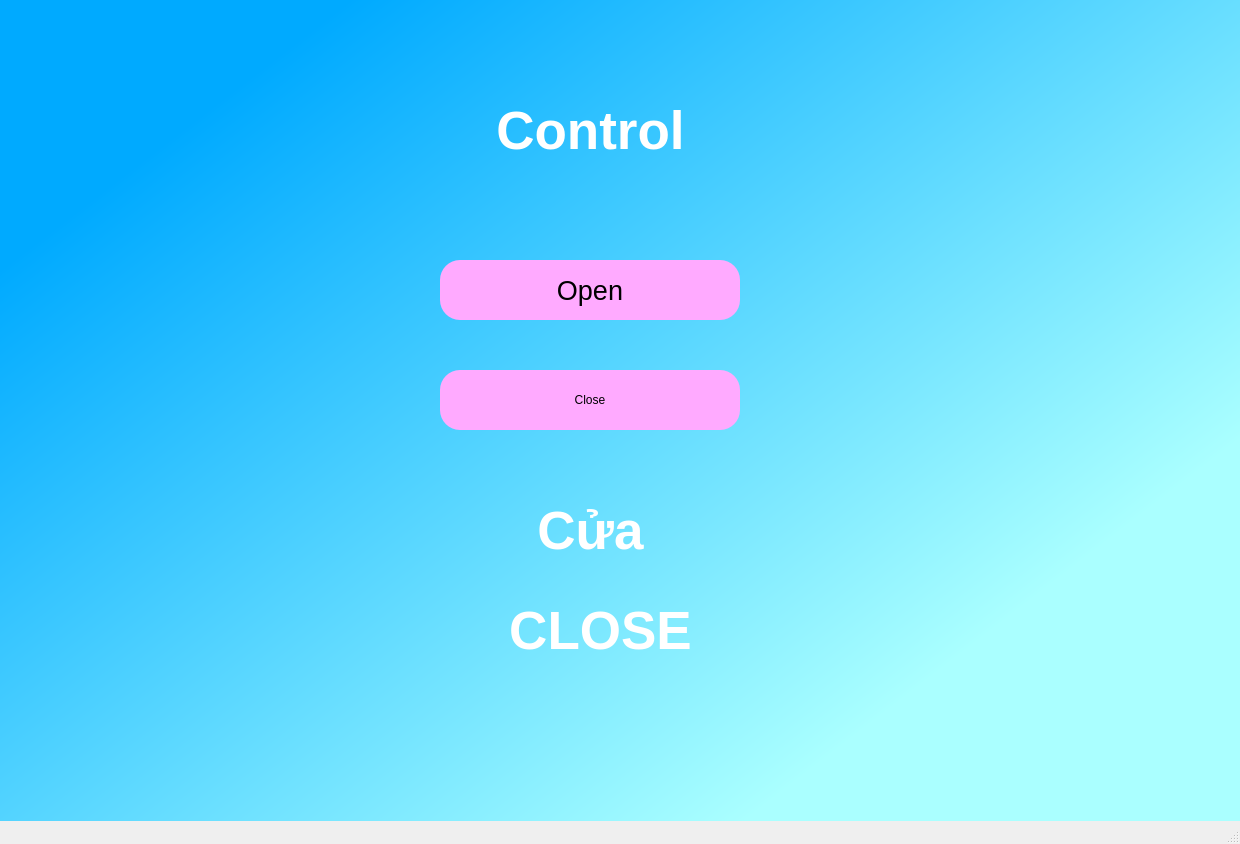
<?xml version="1.0" encoding="UTF-8"?>
<ui version="4.0">
 <class>MainWindow</class>
 <widget class="QMainWindow" name="MainWindow">
  <property name="geometry">
   <rect>
    <x>0</x>
    <y>0</y>
    <width>1240</width>
    <height>844</height>
   </rect>
  </property>
  <property name="windowTitle">
   <string>MainWindow</string>
  </property>
  <widget class="QWidget" name="centralwidget">
   <widget class="QWidget" name="bg_widget" native="true">
    <property name="geometry">
     <rect>
      <x>-20</x>
      <y>0</y>
      <width>1261</width>
      <height>821</height>
     </rect>
    </property>
    <property name="styleSheet">
     <string notr="true">QWidget#bg_widget{
background-color: qlineargradient(spread:pad, x1:0.117412, y1:0.207, x2:0.794137, y2:0.777, stop:0 rgba(0, 170, 255, 255), stop:1 rgba(170, 255, 255, 255));}</string>
    </property>
    <widget class="QLabel" name="control_label">
     <property name="geometry">
      <rect>
       <x>430</x>
       <y>100</y>
       <width>361</width>
       <height>61</height>
      </rect>
     </property>
     <property name="font">
      <font>
       <pointsize>40</pointsize>
       <weight>75</weight>
       <bold>true</bold>
      </font>
     </property>
     <property name="styleSheet">
      <string notr="true">color: rgb(255, 255, 255);</string>
     </property>
     <property name="text">
      <string>Control</string>
     </property>
     <property name="alignment">
      <set>Qt::AlignCenter</set>
     </property>
    </widget>
    <widget class="QPushButton" name="open_btn">
     <property name="geometry">
      <rect>
       <x>460</x>
       <y>260</y>
       <width>300</width>
       <height>60</height>
      </rect>
     </property>
     <property name="font">
      <font>
       <pointsize>20</pointsize>
      </font>
     </property>
     <property name="styleSheet">
      <string notr="true">border-radius:20px;
background-color: rgb(255, 170, 255);</string>
     </property>
     <property name="text">
      <string>Open</string>
     </property>
     <property name="flat">
      <bool>false</bool>
     </property>
    </widget>
    <widget class="QPushButton" name="close_btn">
     <property name="geometry">
      <rect>
       <x>460</x>
       <y>370</y>
       <width>300</width>
       <height>60</height>
      </rect>
     </property>
     <property name="styleSheet">
      <string notr="true">border-radius:20px;
font: 20pt &quot;MS Shell Dlg 2&quot;;
background-color: rgb(255, 170, 255);</string>
     </property>
     <property name="text">
      <string>Close</string>
     </property>
    </widget>
    <widget class="QLabel" name="door_label">
     <property name="geometry">
      <rect>
       <x>430</x>
       <y>500</y>
       <width>361</width>
       <height>61</height>
      </rect>
     </property>
     <property name="font">
      <font>
       <pointsize>40</pointsize>
       <weight>75</weight>
       <bold>true</bold>
      </font>
     </property>
     <property name="styleSheet">
      <string notr="true">color: rgb(255, 255, 255);</string>
     </property>
     <property name="text">
      <string>Cửa</string>
     </property>
     <property name="alignment">
      <set>Qt::AlignCenter</set>
     </property>
    </widget>
    <widget class="QLabel" name="op_label">
     <property name="geometry">
      <rect>
       <x>440</x>
       <y>600</y>
       <width>361</width>
       <height>61</height>
      </rect>
     </property>
     <property name="font">
      <font>
       <pointsize>40</pointsize>
       <weight>75</weight>
       <bold>true</bold>
      </font>
     </property>
     <property name="styleSheet">
      <string notr="true">color: rgb(255, 255, 255);</string>
     </property>
     <property name="text">
      <string>CLOSE</string>
     </property>
     <property name="alignment">
      <set>Qt::AlignCenter</set>
     </property>
    </widget>
   </widget>
  </widget>
  <widget class="QMenuBar" name="menubar">
   <property name="geometry">
    <rect>
     <x>0</x>
     <y>0</y>
     <width>1240</width>
     <height>21</height>
    </rect>
   </property>
  </widget>
  <widget class="QStatusBar" name="statusbar"/>
 </widget>
 <resources/>
 <connections/>
</ui>
